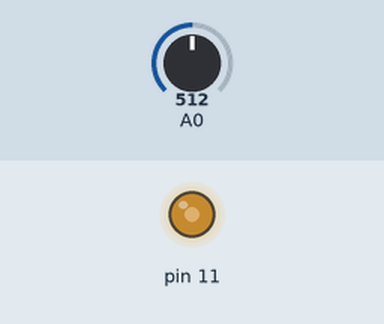
Recording of a sketch running on a simulated Arduino Uno, built with avr-gcc and run on an emulated ATmega328P. Parts: output pins drawn as LEDs (lit = HIGH). The inputs (shaded band) are chosen by the test bench; at power-on: A0 = 512.

Above: at 3.8 s.
3.9 s: A0 set to 716
At 6.3 s:
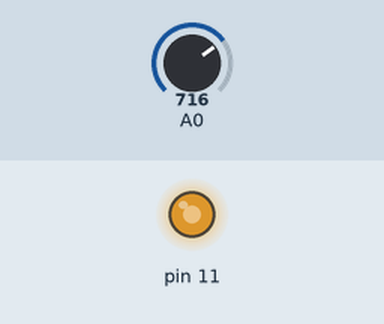
7.8 s: A0 set to 900
At 9.7 s:
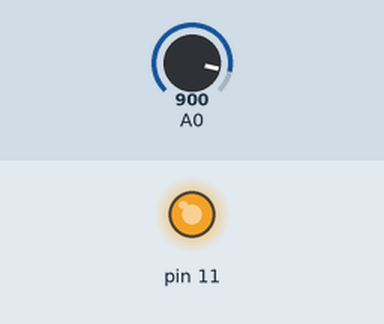
11.7 s: A0 set to 122
At 13.2 s:
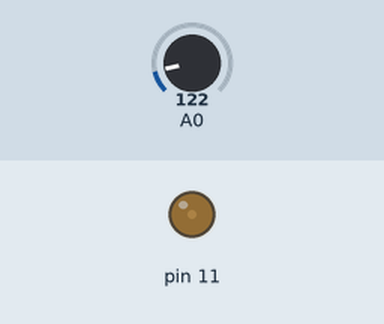
15.6 s: A0 set to 0
At 19.0 s:
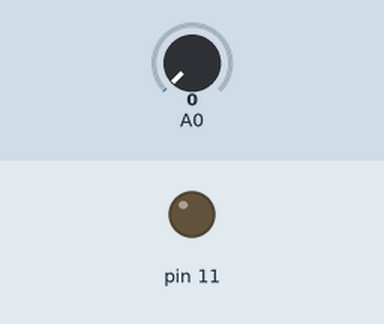
Timing chart, 0 to 20.5 s (numbered marks = the images above; inputs shaded):
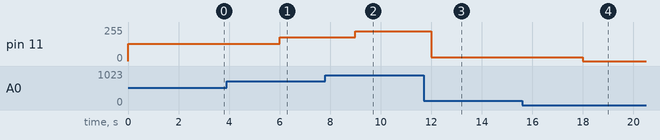

Measured:
- after the input at 3.9 s, pin 11: 128/255 → 179/255 after 2.1 s
- after the input at 7.8 s, pin 11: 179/255 → 225/255 after 1.2 s
- after the input at 11.7 s, pin 11: 225/255 → 30/255 after 0.30 s
- after the input at 15.6 s, pin 11: 30/255 → 0/255 after 2.4 s

The sketch:

potentiometer_control_brightness.ino
```cpp
#define uint unsigned int
#define uchar unsigned char
void setup() {
  pinMode(11,OUTPUT);


}

void loop() {
  uint val;
  val=analogRead(0);

  analogWrite(11,val/4);
  delay(3000);

}
```
